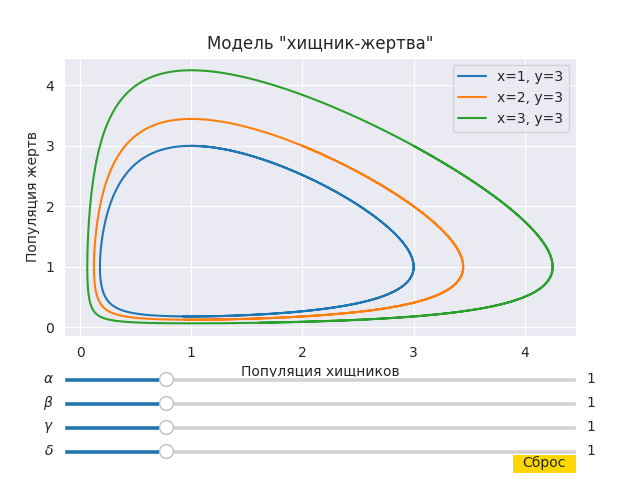

Write Python code to recreate this figure.
import numpy as np
from matplotlib import pyplot as plt
from matplotlib.widgets import Slider, Button
from scipy import integrate
from time import time
import seaborn as sns


sns.set_style('darkgrid')

a = 1.
b = 1.
c = 1.
k = 1.
dt = 0.0001
tmax = 20
t = int(tmax / dt)
t_range = np.arange(0, tmax, dt)
y = 3


def Volterra(x, y, a, b, c, k):
    '''
    dx/dt = -ax + bxy
    dy/dt = cy - kxy

    dx/x = (by - a)dt
    dy/y = (c - kx)dt

    lnx = (by - a)t + C
    lny = (c - kx)t + C

    lnx = byt - at + C
    lny = ct - kxt + C

    x = e^(t(by - a) + C)
    y = e^(t(c - kx) + C)

    x = Ce^(t(by - a))
    y = Ce^(t(c - kx))

    t == 0
    x0 = C
    y0 = C
    '''
    x0, y0 = x, y
    x = [x0]
    y = [y0]
    
    for i in range(t - 1):
        xnew = x[i - 1] + (-a * x[i - 1] + b * x[i - 1] * y[i - 1]) * dt
        ynew = y[i - 1] + (c * y[i - 1] - k * x[i - 1] * y[i - 1]) * dt
        x.append(xnew)
        y.append(ynew)

    return x, y


def plot(result):
    fig, (ax1, ax2) = plt.subplots(figsize=(16, 9), nrows=1, ncols=2)
    ax1.plot(t_range, result[0], label='Хищник')
    ax1.plot(t_range, result[1], label='Жертва')

    ax1.legend(loc='best')
    ax1.set_xlabel('Время')
    ax1.set_ylabel('Популяция')

    ax2.plot(result[0], result[1])
    ax2.set_xlabel('Популяция хищников')
    ax2.set_ylabel('Популяция жертв')
    plt.grid(True)
    plt.show()


def reset(event):
    alpha.reset()
    beta.reset()
    gamma.reset()
    delta.reset()


def update(val):
    a = alpha.val
    b = beta.val
    c = gamma.val
    k = delta.val
    for i, x in enumerate(X):
        result = Volterra(x, y, a, b, c, k)
        plots[i].set_xdata(result[0])
        plots[i].set_ydata(result[1])
        

X = [1, 2, 3]
plots = []

fig = plt.plot(figsize=(16, 9))
for x in X:
    result = Volterra(x, y, a, b, c, k)
    p, = plt.plot(result[0], result[1], label=f'x={x}, y={y}')
    plots.append(p)
plt.subplots_adjust(left=0.1, bottom=0.3)
plt.title('Модель "хищник-жертва"') #+ fr'$\alpha={a}, \beta={b}, \gamma={c}, \delta={k}$')
plt.xlabel('Популяция хищников')
plt.ylabel('Популяция жертв')
plt.legend(loc='upper right')
plt.grid(True)

axes_alpha = plt.axes([0.1, 0.20, 0.8, 0.02])
axes_beta = plt.axes([0.1, 0.15, 0.8, 0.02])
axes_gamma = plt.axes([0.1, 0.1, 0.8, 0.02])
axes_delta = plt.axes([0.1, 0.05, 0.8, 0.02])
alpha = Slider(ax=axes_alpha, label=r'$\alpha$', valmin=0.0, valmax=5.0, valinit=1.0)
beta = Slider(ax=axes_beta, label=r'$\beta$', valmin=0.0, valmax=5.0, valinit=1.0)
gamma = Slider(ax=axes_gamma, label=r'$\gamma$', valmin=0.0, valmax=5.0, valinit=1.0)
delta = Slider(ax=axes_delta, label=r'$\delta$', valmin=0.0, valmax=5.0, valinit=1.0)

resetax = plt.axes([0.8, 0.015, 0.1, 0.04])
button = Button(resetax, 'Сброс', color='gold', hovercolor='skyblue')

alpha.on_changed(update)
beta.on_changed(update)
gamma.on_changed(update)
delta.on_changed(update)

button.on_clicked(reset)

plt.show()
